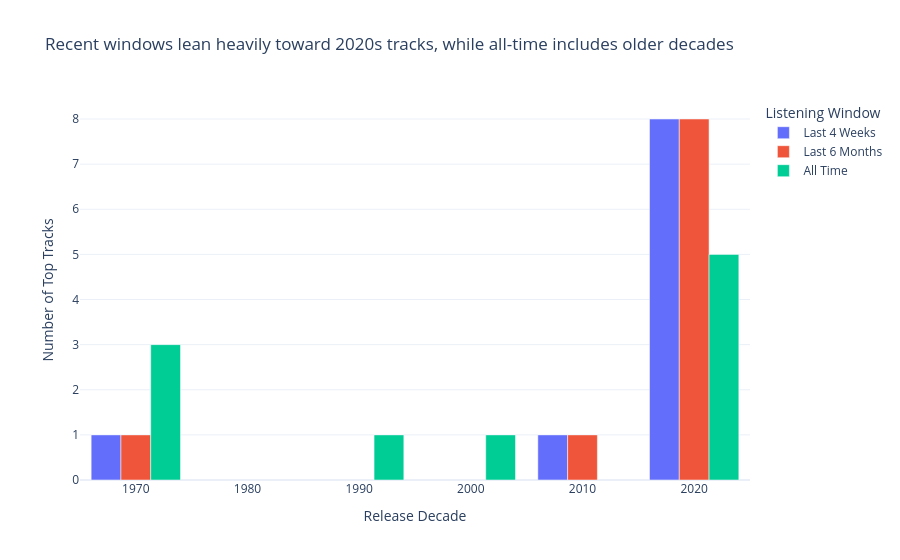

Notebook source saved alongside this figure:
### Code cell
# Q2 Visualization 2: grouped bar chart by decade and listening window
if "decade_long" not in globals() or "window_order" not in globals():
    raise NameError("Run the Question 2 analysis cell first to create decade_long.")

bars_fig = px.bar(
    decade_long,
    x="decade",
    y="tracks_count",
    color="time_range",
    barmode="group",
    category_orders={"time_range": window_order},
    labels={
        "decade": "Release Decade",
        "tracks_count": "Number of Top Tracks",
        "time_range": "Listening Window",
    },
    title="Recent windows lean heavily toward 2020s tracks, while all-time includes older decades",
)

bars_fig.update_layout(template="plotly_white")
bars_fig.show()

### Figure 1 — Plotly figure (JSON) as saved in the notebook; plotly's stock layout.template omitted (floating-point values rounded to 4 significant figures)
{"data": [{"alignmentgroup": "True", "hovertemplate": "Listening Window=Last 4 Weeks<br>Release Decade=%{x}<br>Number of Top Tracks=%{y}<extra></extra>", "legendgroup": "Last 4 Weeks", "marker": {"color": "#636efa", "pattern": {"shape": ""}}, "name": "Last 4 Weeks", "offsetgroup": "Last 4 Weeks", "orientation": "v", "showlegend": true, "textposition": "auto", "type": "bar", "x": [1970, 2010, 2020], "xaxis": "x", "y": [1, 1, 8], "yaxis": "y"}, {"alignmentgroup": "True", "hovertemplate": "Listening Window=Last 6 Months<br>Release Decade=%{x}<br>Number of Top Tracks=%{y}<extra></extra>", "legendgroup": "Last 6 Months", "marker": {"color": "#EF553B", "pattern": {"shape": ""}}, "name": "Last 6 Months", "offsetgroup": "Last 6 Months", "orientation": "v", "showlegend": true, "textposition": "auto", "type": "bar", "x": [1970, 2010, 2020], "xaxis": "x", "y": [1, 1, 8], "yaxis": "y"}, {"alignmentgroup": "True", "hovertemplate": "Listening Window=All Time<br>Release Decade=%{x}<br>Number of Top Tracks=%{y}<extra></extra>", "legendgroup": "All Time", "marker": {"color": "#00cc96", "pattern": {"shape": ""}}, "name": "All Time", "offsetgroup": "All Time", "orientation": "v", "showlegend": true, "textposition": "auto", "type": "bar", "x": [1970, 1990, 2000, 2020], "xaxis": "x", "y": [3, 1, 1, 5], "yaxis": "y"}], "layout": {"barmode": "group", "legend": {"title": {"text": "Listening Window"}, "tracegroupgap": 0}, "title": {"text": "Recent windows lean heavily toward 2020s tracks, while all-time includes older decades"}, "xaxis": {"anchor": "y", "domain": [0, 1], "title": {"text": "Release Decade"}}, "yaxis": {"anchor": "x", "domain": [0, 1], "title": {"text": "Number of Top Tracks"}}}}
